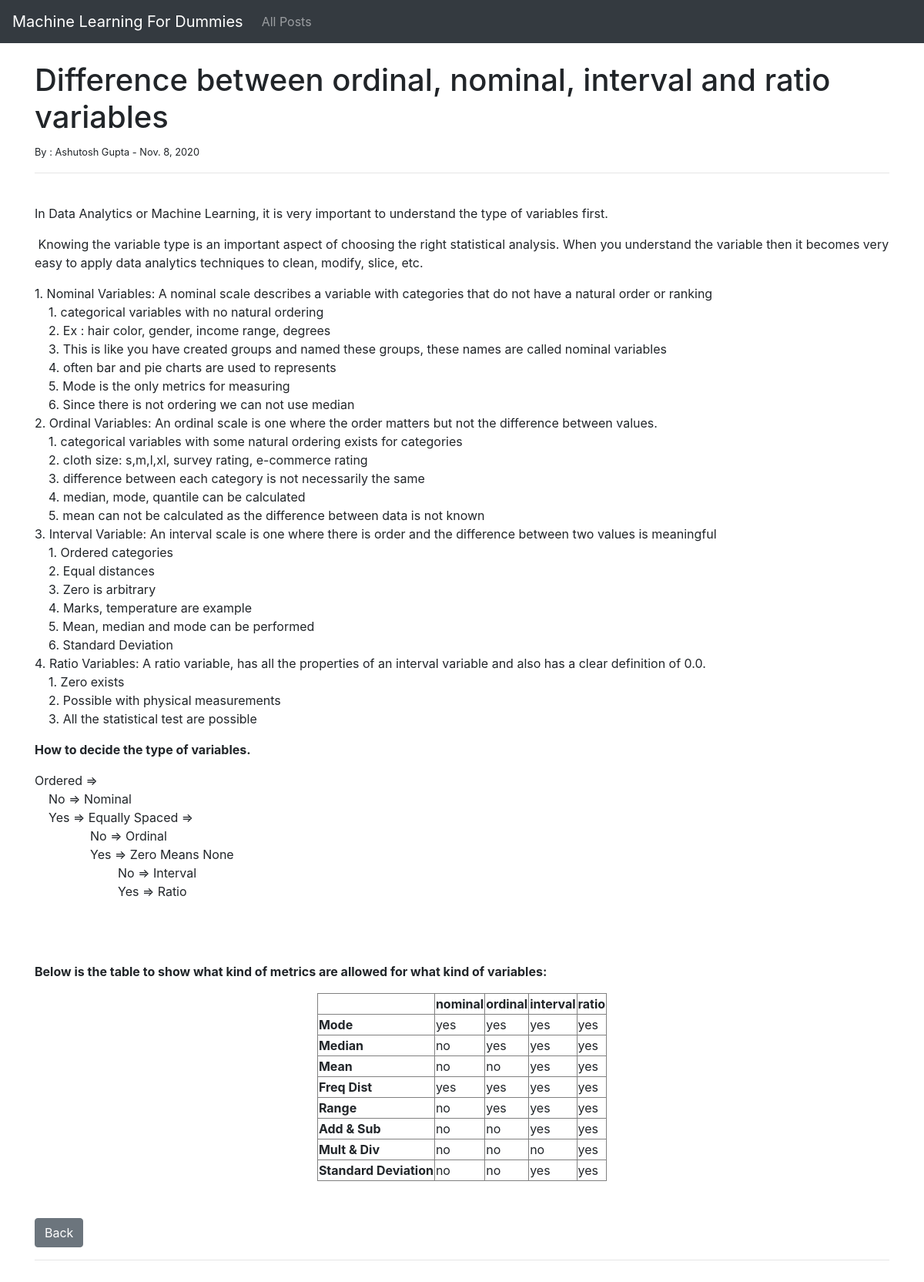
The page /post/18 on the database its author committed.
### blog_app/models.py (models this page shows, shortened)
class Post(models.Model):
	title = models.CharField(max_length=255)
	title_tag = models.CharField(max_length=255, default="")
	introduction = models.TextField(default = '')
	author = models.ForeignKey(User, on_delete=models.CASCADE)
	body = RichTextField(blank=True, null=True)
	post_date = models.DateField(auto_now_add = True)
	category = models.CharField(max_length=255, default='')

### blog_app/views.py (the view)
# urls.py: path('post/<int:pk>', PostDetailView.as_view(), name="post-detail"),
class PostDetailView(DetailView):
	model = Post
	template_name = 'post_detail.html'
	def get_context_data(self, *args, **kwargs):
		cat_menu = Category.objects.all()
		context = super(PostDetailView, self).get_context_data(*args, **kwargs)
		context["cat_menu"] = cat_menu
		return context

### blog_app/models.py (called while the page is built)
	def __str__(self):
		return self.name

### blog_app/templates/post_detail.html (shortened to what this page needs)
{% extends 'base.html' %}
{% block content %}
	<h1>{{ post.title }}</h1>
	<small>By :
		{{ post.author.first_name }}
		{{ post.author.last_name }} -
		{{ post.post_date }}
	</small><br/>
	<hr>
	<br/>
	{{ post.body | safe }}
	<br/><br/>
	<a href="{% url 'home' %}" class="btn btn-secondary">Back</a>
	<br/>
	<hr/>
	<br/>
{% endblock %}

### rows shown on the page
Post: title "Difference between ordinal, nominal, interval and ratio variables", author.first_name "Ashutosh", author.last_name "Gupta", post_date "Nov. 8, 2020", body "In Data Analytics or Machine Learning, it is very important to understand the type of variables first. Knowing the variable type is an important aspect of choosing the right statistical analysis. When you understand the variable then it becomes very easy to apply data analytics techniques to clean, modify, slice, etc. 1. Nominal Variables: A nominal scale describes a variable with categories that do not have a natural order or ranking 1. categorical variables with no natural ordering 2. Ex : hair color, gender, income range, degrees 3. This is like you have created groups and named these groups, these names are called nominal variables 4. often bar and pie charts are used to represents 5.…"
